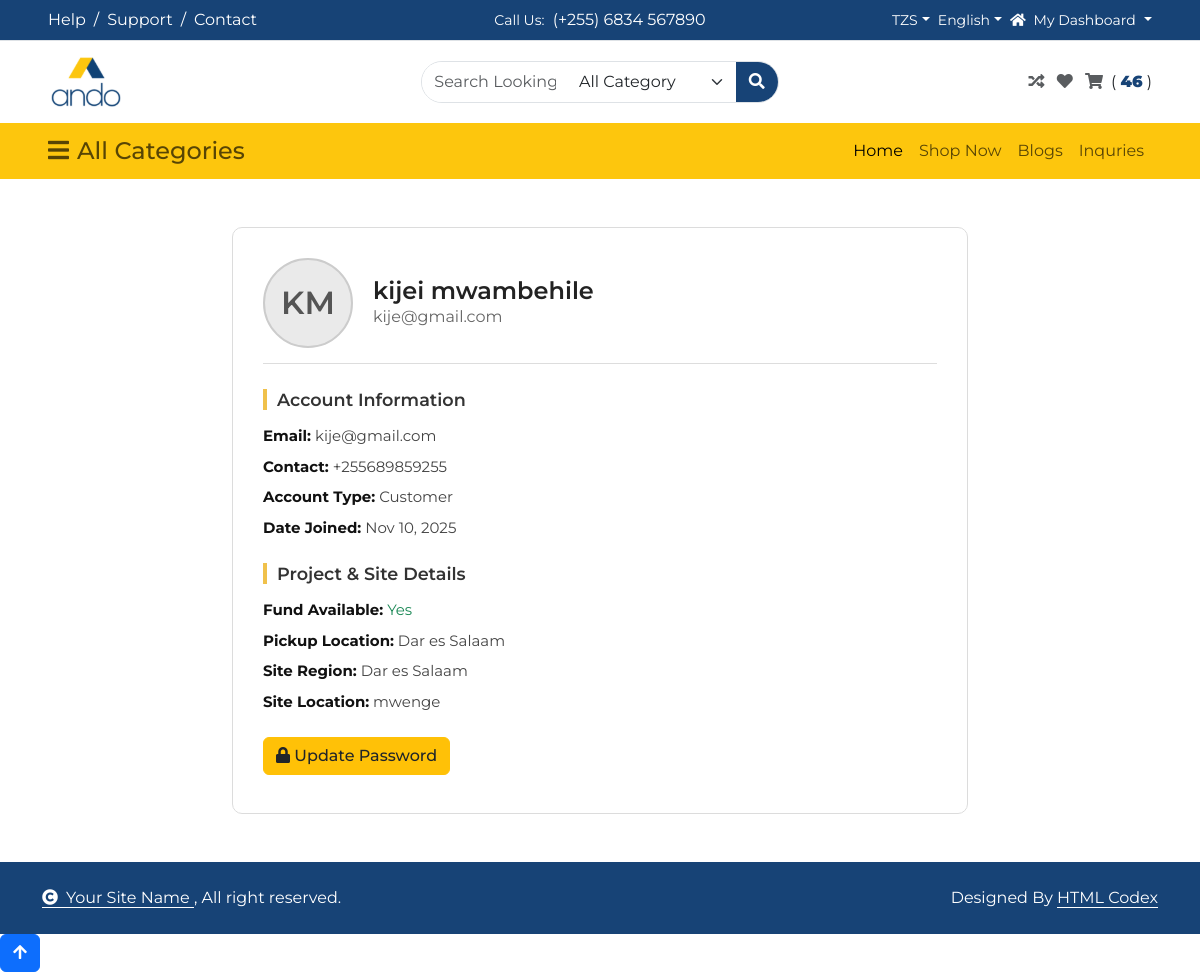
/account/profile/ (signed in), run on the app's committed database.
### account/models.py (models this page shows, shortened)
class User(AbstractBaseUser, PermissionsMixin):
    FUND_CHOICES = [
        ('Yes', 'Yes'),
        ('No', 'No'),
    ]
    REGION_CHOICES = [
        ('Arusha', 'Arusha'),
        ('Dar es Salaam', 'Dar es Salaam'),
        ('Dodoma', 'Dodoma'),
        ('Geita', 'Geita'),
        ('Iringa', 'Iringa'),
        ('Kagera', 'Kagera'),
        ('Katavi', 'Katavi'),
        ('Kigoma', 'Kigoma'),
        ('Kilimanjaro', 'Kilimanjaro'),
        ('Lindi', 'Lindi'),
        ('Manyara', 'Manyara'),
        ('Mara', 'Mara'),
        ('Mbeya', 'Mbeya'),
        ('Morogoro', 'Morogoro'),
        ('Mtwara', 'Mtwara'),
        ('Mwanza', 'Mwanza'),
        ('Njombe', 'Njombe'),
        ('Pwani', 'Pwani'),
        ('Rukwa', 'Rukwa'),
        ('Ruvuma', 'Ruvuma'),
        ('Shinyanga', 'Shinyanga'),
        ('Simiyu', 'Simiyu'),
        ('Singida', 'Singida'),
        ('Songwe', 'Songwe'),
        ('Tabora', 'Tabora'),
        ('Tanga', 'Tanga'),
        ('Zanzibar', 'Zanzibar'),
    ]
    USER_TYPE_CHOICES = [
        ('customer', 'Customer'),
        ('admin', 'Admin'),
    ]
    email = models.EmailField(unique=True)
    first_name = models.CharField(max_length=50, null=True, blank=True)
    last_name = models.CharField(max_length=50, null=True, blank=True)
    user_type = models.CharField(max_length=10, choices=USER_TYPE_CHOICES, default='customer')
    fund_available = models.CharField(max_length=3, choices=FUND_CHOICES, default='No')
    pickup_location = models.CharField(max_length=50, choices=REGION_CHOICES, null=True, blank=True)
    site_region = models.CharField(max_length=50, choices=REGION_CHOICES, null=True, blank=True)
    site_location = models.CharField(max_length=100, null=True, blank=True)
    contact = models.CharField(
        max_length=13,
        null=True,
        blank=True,
        validators=[
            RegexValidator(
                regex=r'^(?:\+255|0)[67][0-9]\d{7}$',
                message="Enter a valid Tanzanian phone number (e.g. +255712345678 or 0712345678)"
            )
        ]
    )
    is_active = models.BooleanField(default=True)
    is_staff = models.BooleanField(default=False)
    date_joined = models.DateTimeField(default=timezone.now)
    objects = CustomUserManager()
    USERNAME_FIELD = 'email'
    REQUIRED_FIELDS = []
    def get_full_name(self):
        return f"{self.first_name} {self.last_name}".strip()

### account/views.py (the view)
# urls.py: path('profile/', views.profile_view, name='profile'),
@login_required
def profile_view(request):
    user = request.user
    context = {
        'user': user,
    }
    return render(request, 'user/profile.html', context)

### cart/context_processors.py (called while the page is built)
def cart_quantity(request):
    if request.user.is_authenticated:
        cart_items = Cart.objects.filter(user=request.user)
        total_quantity = cart_items.aggregate(total_count=Sum('quantity'))['total_count'] or 0
        return {'total_quantity': total_quantity}
    return {'total_quantity': 0}

### templates/user/profile.html (shortened to what this page needs)
{% extends "admin/base.html" %}
{% load static %}
{% block content %}
        {% include 'admin/topnav.html' %}
        {% include 'admin/nav.html' %}
<div class="container py-5">
    <div class="row justify-content-center">
        <div class="col-md-8">
            <div class="profile-container">
                <div class="profile-header">
                    <div class="contact-circle">
                        {{ user.first_name|slice:":1" }}{{ user.last_name|slice:":1" }}
                    </div>
                    <div>
                        <h4>{{ user.get_full_name|default:user.email }}</h4>
                        <p>{{ user.email }}</p>
                    </div>
                </div>
                <div class="profile-info">
                    <h5 class="section-title">Account Information</h5>
                    <p><strong>Email:</strong> {{ user.email }}</p>
                    <p><strong>Contact:</strong> {{ user.contact|default:"Not Provided" }}</p>
                    <p><strong>Account Type:</strong> {{ user.user_type|title }}</p>
                    <p><strong>Date Joined:</strong> {{ user.date_joined|date:"M d, Y" }}</p>
                    <h5 class="section-title mt-4">Project & Site Details</h5>
                    <p>
                        <strong>Fund Available:</strong>
                        {% if user.fund_available == 'Yes' %}
                            <span class="text-success font-weight-bold">Yes</span>
                        {% else %}
                            <span class="text-danger font-weight-bold">No</span>
                        {% endif %}
                    </p>
                    <p><strong>Pickup Location:</strong> {{ user.pickup_location|default:"Not Provided" }}</p>
                    <p><strong>Site Region:</strong> {{ user.site_region|default:"Not Provided" }}</p>
                    <p><strong>Site Location:</strong> {{ user.site_location|default:"Not Provided" }}</p>
                </div>
                <div class="action-buttons mt-4 d-flex justify-content-between flex-wrap">
                    <a href="{% url 'change_password' %}" class="btn btn-warning text-dark mb-2">
                        <i class="fa fa-lock mr-2"></i> Update Password
                    </a>
                </div>
            </div>
        </div>
    </div>
</div>
{% endblock %}

### static/css/style.css (style rules this page uses)
* { box-sizing: border-box; }
body { font-family: 'Montserrat', sans-serif; color: #0c0c0c; background-color: #ffffff; overflow-x: hidden; }
a, a:hover, a:focus { text-decoration: none; }
.btn, .btn:focus { outline: none !important; -webkit-box-shadow: none; box-shadow: none; }

### templates/user/profile.html (style rules this page uses)
body { background: transparent !important; }
.profile-container { border: 1px solid #dcdcdc; border-radius: 10px; padding: 30px; backdrop-filter: blur(3px); }
.profile-header { display: flex; align-items: center; border-bottom: 1px solid #ddd; padding-bottom: 15px; margin-bottom: 25px; }
.contact-circle { width: 90px; height: 90px; border-radius: 50%; background-color: #eaeaea; color: #555; font-size: 32px; font-weight: 600; display: flex; align-items: center; justify-content: center; margin-right: 20px; border: 2px solid #ccc; text-transform: uppercase; }
.profile-header h4 { margin: 0; font-weight: 600; color: #222; }
.profile-header p { margin: 0; color: #666; }
.section-title { font-size: 1.1rem; font-weight: 600; border-left: 4px solid #f0c14b; padding-left: 10px; margin-bottom: 15px; color: #333; }
.profile-info p { margin-bottom: 8px; color: #444; font-size: 15px; }
.profile-info strong { color: #111; }
.action-buttons .btn { min-width: 160px; font-weight: 500; transition: all 0.3s ease-in-out; }

### data on the page
User: first_name "K", last_name "M", get_full_name "kijei mwambehile", email "kije@gmail.com", contact "+255689859255", user_type "Customer", date_joined "Nov 10, 2025", pickup_location "Dar es Salaam", site_region "Dar es Salaam", site_location "mwenge"

### other printed values
{{ total_quantity|default:0 }} "46"
